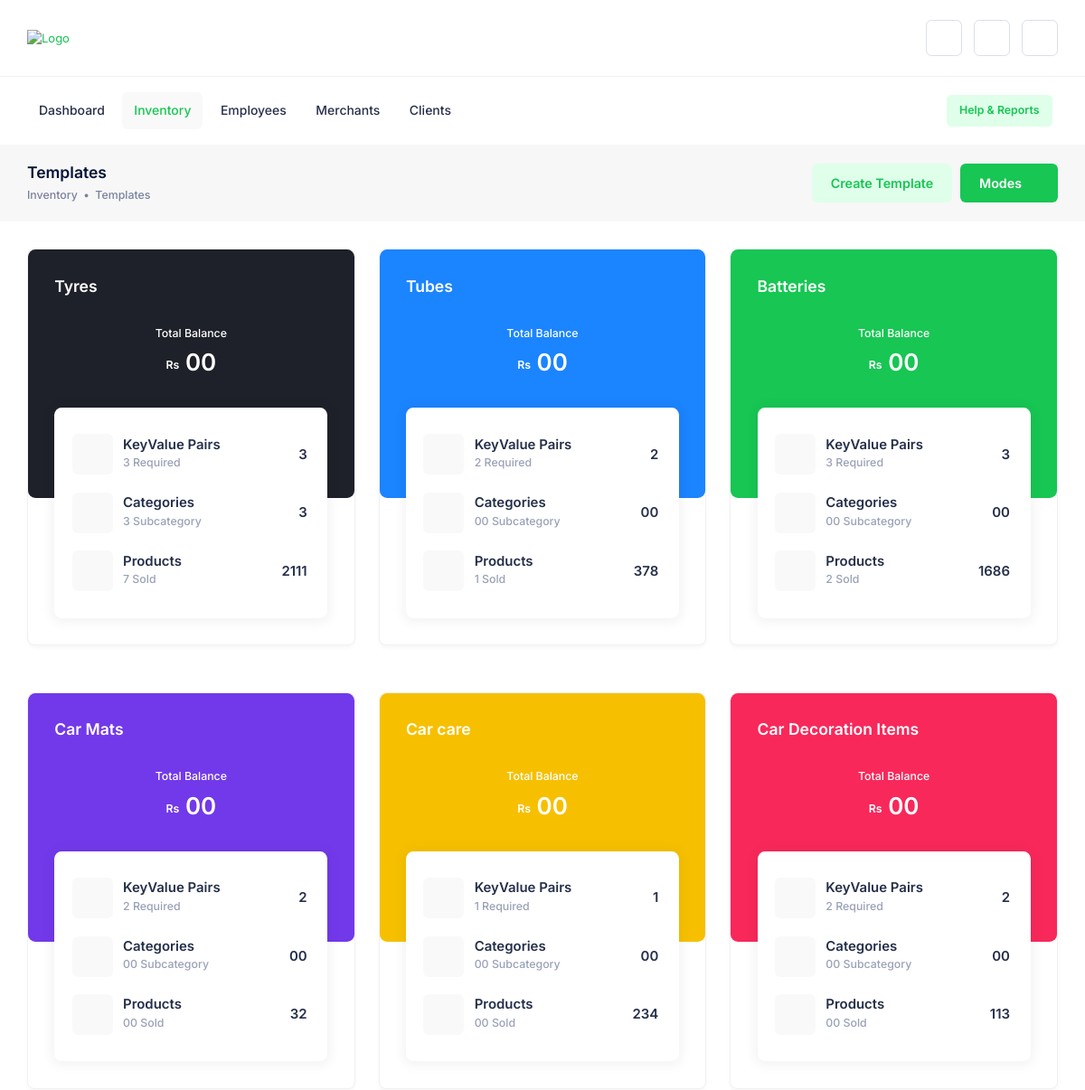
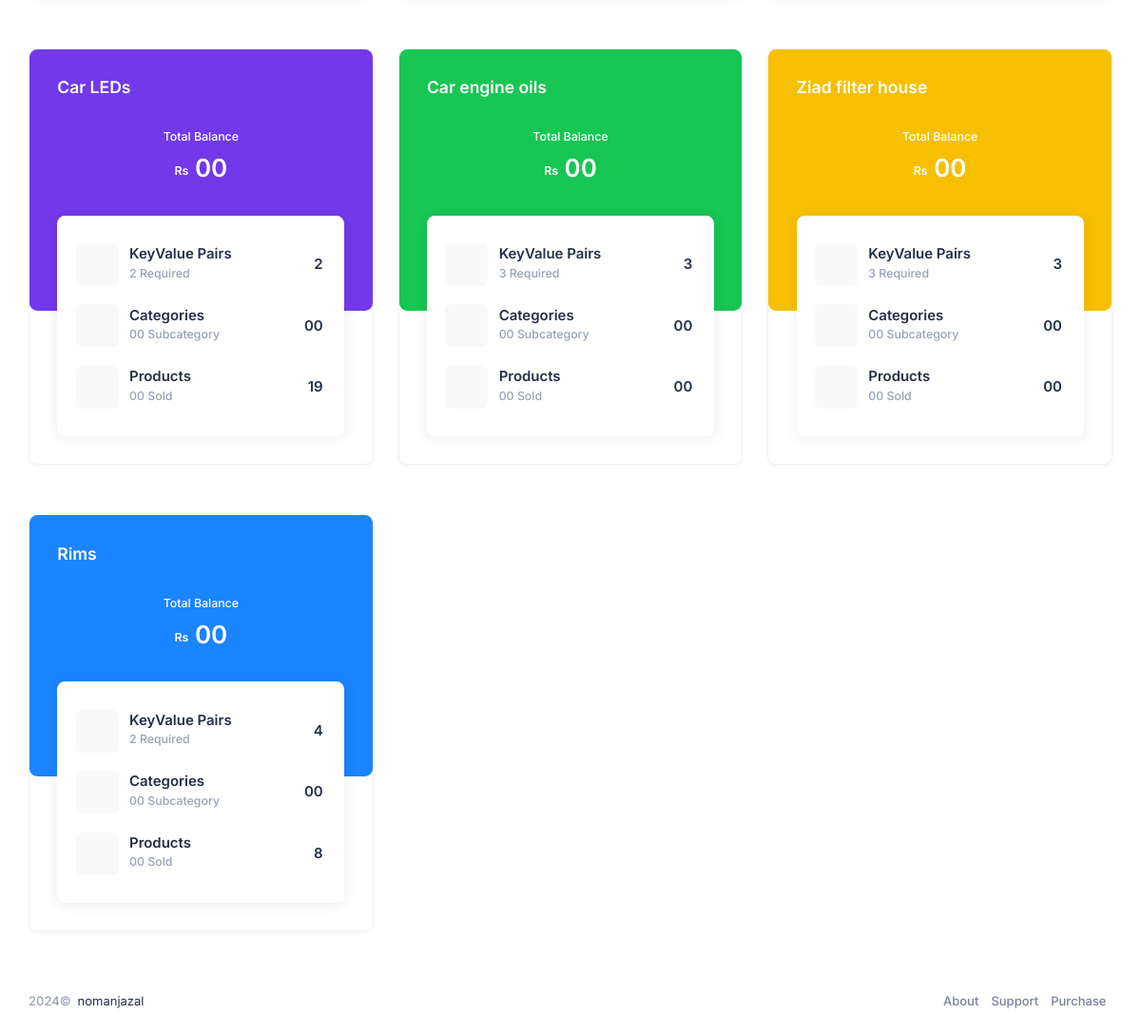
Screenshot of /inventory/templates/ (signed in) with the database file from the repository (2 pictures, top to bottom).
### dashboard/models.py (models this page shows, shortened)
class Template(models.Model):
    type = models.CharField(max_length=50, default="product", blank=True, null=True)
    tem_id = models.CharField(max_length=20, default=generate_tem_uuid, editable=False)
    template_name = models.CharField(max_length=100, default="noname", blank=True, null=True)
    color = models.CharField(max_length=100, blank=True, null=True)
    totalbalance = models.CharField(max_length=100, default="00", blank=True, null=True)
    keyvalue = models.CharField(max_length=100, blank=True, null=True)
    keyvalue_required = models.CharField(max_length=100, blank=True, null=True)
    total_category = models.CharField(max_length=100, default="00", blank=True, null=True)
    total_subcategory = models.CharField(max_length=100, default="00", blank=True, null=True)
    sold_product = models.CharField(max_length=100, default="00", blank=True, null=True)
    total_product = models.CharField(max_length=100, default="00", blank=True, null=True)
    category = models.ManyToManyField(Category, blank=True)
    subcategory = models.ManyToManyField(SubCategory, blank=True)
    stock = models.ForeignKey(Stock, on_delete=models.SET_NULL, blank=True, null=True)
    prod_id = models.CharField(max_length=100, default=generate_prod_uuid, blank=True, null=True)
    title = models.CharField(max_length=100, blank=True, null=True)
    description = models.TextField(blank=True, null=True)
    img = models.FileField(upload_to='products/', blank=True, null=True)
    status = models.CharField(max_length=50, blank=True, null=True)
    base_price_pre = models.CharField(max_length=100, blank=True, null=True)
    base_price_percentage = models.CharField(max_length=50, blank=True, null=True)
    base_price_percentage_sign = models.CharField(max_length=50, blank=True, null=True)
    base_price = models.CharField(max_length=100, blank=True, null=True)
    show_price = models.CharField(max_length=100, blank=True, null=True)
    available_product = models.CharField(max_length=50, default="00", blank=True, null=True)
    sold_product = models.CharField(max_length=50, default="00", blank=True, null=True)
    stock_product = models.CharField(max_length=50, default="00", blank=True, null=True)
    custom_fields = models.ManyToManyField(CustomField, blank=True)
    tags = models.CharField(max_length=255, blank=True, null=True)
    created_at = models.CharField(max_length=100, blank=True, null=True)
    updated_at = models.CharField(max_length=100, blank=True, null=True)

### dashboard/inventory.py (the view)
# urls.py: path('inventory/templates/',inventory.Templates, name="Templates"),
@superadmin_required
def Templates(request):
    templates = Template.objects.filter(type='template')
    return render(request, "dashboard/inventoryPages/templates.html", {'templates':templates})

### accounts/decorator.py (called while the page is built)
def superadmin_required(view_func):
    @wraps(view_func)
    def wrapper(request, *args, **kwargs):
        if request.user.is_authenticated and request.user.is_superuser:
            return view_func(request, *args, **kwargs)
        return redirect('/accounts/signin/')
    return wrapper

### templates/dashboard/inventoryPages/templates.html (shortened to what this page needs)
{% extends 'dashboard/base.html' %}
{% load static %}
{% block bodyContent %}
  <div class="toolbar py-5 py-lg-5" id="kt_toolbar">
    <div id="kt_toolbar_container" class="container-xxl d-flex flex-stack flex-wrap">
      <div class="page-title d-flex flex-column me-3">
        <h1 class="d-flex text-gray-900 fw-bold my-1 fs-3">Templates</h1>
        <ul class="breadcrumb breadcrumb-dot fw-semibold text-gray-600 fs-7 my-1">
          <li class="breadcrumb-item text-gray-600">
            <a href="/inventory/" class="text-gray-600 text-hover-primary">Inventory</a>
          </li>
          <li class="breadcrumb-item text-gray-600">Templates</li>
        </ul>
      </div>
      <div class="d-flex align-items-center py-2 py-md-1">
        <div class="me-3">
        <a href="#" class="btn btn-light-primary fw-bold" data-bs-toggle="modal" data-bs-target="#kt_modal_create_app" id="kt_toolbar_primary_button">Create Template</a>
        </div>
        <a href="#" class="btn btn-primary fw-bold" data-kt-menu-trigger="click" data-kt-menu-placement="bottom-end">Modes<i class="ki-duotone ki-down fs-5 ms-1"></i></a>
      </div>
    </div>
  </div>
  <div id="kt_content_container" class="d-flex flex-column-fluid align-items-start container-xxl">
    <div class="content flex-row-fluid" id="kt_content">
      <div class="row g-5 g-xl-8">
        {% for i in templates %}
          <div class="col-xl-4">
            <div class="card card-xl-stretch mb-xl-8">
              <div class="card-body p-0">
                <div class="px-9 pt-7 card-rounded h-275px w-100 {{ i.color }}">
                  <div class="d-flex flex-stack">
                    <h3 class="m-0 text-white fw-bold fs-3">{{ i.template_name }}</h3>
                    <div class="ms-1">
                      <button type="button" class="btn btn-sm btn-icon btn-color-white btn-active-white border-0 me-n3" data-kt-menu-trigger="click" data-kt-menu-placement="bottom-end">
                        <i class="ki-duotone ki-category fs-6">
                          <span class="path1"></span>
                        </i>
                      </button>
                    </div>
                  </div>
                  <div class="d-flex text-center flex-column text-white pt-8">
                    <span class="fw-semibold fs-7">Total Balance</span>
                    <span class="fw-bold fs-2x pt-1"><span class="fs-7" style="position: relative; top: -2px">Rs</span>  {{ i.totalbalance }}</span>
                  </div>
                </div>
                <div class="bg-body shadow-sm card-rounded mx-9 mb-9 px-6 py-9 position-relative z-index-1" style="margin-top: -100px">
                  <div class="d-flex align-items-center mb-6">
                    <div class="symbol symbol-45px w-40px me-5">
                      <span class="symbol-label bg-lighten">
                        <i class="ki-duotone ki-compass fs-1">
                          <span class="path1"></span>
                        </i>
                      </span>
                    </div>
                    <div class="d-flex align-items-center flex-wrap w-100">
                      <div class="mb-1 pe-3 flex-grow-1">
                        <a href="#" class="fs-5 text-gray-800 text-hover-primary fw-bold">KeyValue Pairs</a>
                        <div class="text-gray-500 fw-semibold fs-7">{{ i.keyvalue_required }} Required</div>
                      </div>
                      <div class="d-flex align-items-center">
                        <div class="fw-bold fs-5 text-gray-800 pe-1">{{ i.keyvalue }}</div>
                      </div>
                    </div>
                  </div>
                  <div class="d-flex align-items-center mb-6">
                    <div class="symbol symbol-45px w-40px me-5">
                      <span class="symbol-label bg-lighten">
                        <i class="ki-duotone ki-element-11 fs-1">
                          <span class="path1"></span>
                        </i>
                      </span>
                    </div>
                    <div class="d-flex align-items-center flex-wrap w-100">
                      <div class="mb-1 pe-3 flex-grow-1">
                        <a href="#" class="fs-5 text-gray-800 text-hover-primary fw-bold">Categories</a>
                        <div class="text-gray-500 fw-semibold fs-7">{{ i.total_subcategory }} Subcategory</div>
                      </div>
                      <div class="d-flex align-items-center">
                        <div class="fw-bold fs-5 text-gray-800 pe-1">{{ i.total_category }}</div>
                      </div>
                    </div>
                  </div>
                  <div class="d-flex align-items-center">
                    <div class="symbol symbol-45px w-40px me-5">
                      <span class="symbol-label bg-lighten">
                        <i class="ki-duotone ki-handcart  fs-1">
                        </i>
                      </span>
                    </div>
                    <div class="d-flex align-items-center flex-wrap w-100">
                      <div class="mb-1 pe-3 flex-grow-1">
                        <a href="#" class="fs-5 text-gray-800 text-hover-primary fw-bold">Products</a>
                        <div class="text-gray-500 fw-semibold fs-7">{{ i.sold_product }} Sold</div>
                      </div>
                      <div class="d-flex align-items-center">
                        <div class="fw-bold fs-5 text-gray-800 pe-1">{{ i.total_product }}</div>
                      </div>
                    </div>
                  </div>
                </div>
              </div>
            </div>
          </div>
        {% endfor %}
      </div>
    </div>
  </div>
{% endblock %}

### templates/dashboard/base.html (shortened to what this page needs)
{% load static %}
<!DOCTYPE html>
<html lang="en">
	<head>
		{% include "dashboard/elements/style.html" %}
	</head>
	<body id="kt_body" class="header-fixed header-tablet-and-mobile-fixed toolbar-enabled">
		<div class="d-flex flex-column flex-root">
			<div class="page d-flex flex-row flex-column-fluid">
				<div class="wrapper d-flex flex-column flex-row-fluid" id="kt_wrapper">
					{% include "dashboard/elements/header.html" %}
        			{% block bodyContent %}{% endblock %}
					{% include "dashboard/elements/footer.html" %}
				</div>
			</div>
		</div>
	</body>
</html>

### templates/dashboard/elements/style.html (shortened to what this page needs)
{% load static %}
<link href="{% static 'assets/plugins/custom/fullcalendar/fullcalendar.bundle.css' %}" rel="stylesheet" type="text/css" />
<link href="{% static 'assets/plugins/custom/datatables/datatables.bundle.css' %}" rel="stylesheet" type="text/css" />
<link href="{% static 'assets/plugins/global/plugins.bundle.css' %}" rel="stylesheet" type="text/css" />
<link href="{% static 'assets/css/style.bundle.css' %}" rel="stylesheet" type="text/css" />

### templates/dashboard/elements/header.html (shortened to what this page needs)
{% load static %}
<div id="kt_header" class="header" data-kt-sticky="true" data-kt-sticky-name="header"
    data-kt-sticky-offset="{default: '200px', lg: '300px'}">
    <div class="container-xxl d-flex flex-grow-1 flex-stack">
        <div class="d-flex align-items-center me-5">
            <a href="/">
                <img alt="Logo" src="{% static 'assets/media/logos/light.png' %}" class="theme-light-show h-55px h-lg-80px"  />
            </a>
        </div>
        <div class="d-flex align-items-center flex-shrink-0">
            <div class="d-flex align-items-center ms-3 ms-lg-4">
                <div class="btn btn-icon btn-color-gray-700 btn-active-color-primary btn-outline btn-active-bg-light w-30px h-30px w-lg-40px h-lg-40px"
                    id="kt_activities_toggle">
                    <i class="ki-duotone ki-notification-status fs-1">
                        <span class="path1"></span>
                    </i>
                </div>
            </div>
            <div class="d-flex align-items-center ms-3 ms-lg-4">
                <a href="#"
                    class="btn btn-icon btn-color-gray-700 btn-active-color-primary btn-outline btn-active-bg-light w-30px h-30px w-lg-40px h-lg-40px"
                    data-kt-menu-trigger="{default:'click', lg: 'hover'}" data-kt-menu-attach="parent"
                    data-kt-menu-placement="bottom-end">
                    <i class="ki-duotone ki-night-day theme-light-show fs-1">
                        <span class="path1"></span>
                    </i>
                </a>
            </div>
            <div class="d-flex align-items-center ms-3 ms-lg-4" id="kt_header_user_menu_toggle">
                <div class="btn btn-icon btn-color-gray-700 btn-active-color-primary btn-outline btn-active-bg-light w-30px h-30px w-lg-40px h-lg-40px"
                    data-kt-menu-trigger="click" data-kt-menu-attach="parent" data-kt-menu-placement="bottom-end">
                    <i class="ki-duotone ki-user fs-1">
                        <span class="path1"></span>
                    </i>
                </div>
            </div>
        </div>
    </div>
    <div class="separator"></div>
    <div class="header-menu-container container-xxl d-flex flex-stack h-lg-75px w-100" id="kt_header_nav">
        <div class="header-menu flex-column flex-lg-row" data-kt-drawer="true" data-kt-drawer-name="header-menu"
            data-kt-drawer-activate="{default: true, lg: false}" data-kt-drawer-overlay="true"
            data-kt-drawer-width="{default:'200px', '300px': '250px'}" data-kt-drawer-direction="start"
            data-kt-drawer-toggle="#kt_header_menu_toggle" data-kt-swapper="true" data-kt-swapper-mode="prepend"
            data-kt-swapper-parent="{default: '#kt_body', lg: '#kt_header_nav'}">
            <div class="menu menu-rounded menu-column menu-lg-row menu-root-here-bg-desktop menu-active-bg menu-state-primary menu-title-gray-800 menu-arrow-gray-500 align-items-stretch flex-grow-1 my-5 my-lg-0 px-2 px-lg-0 fw-semibold fs-6"
                id="#kt_header_menu" data-kt-menu="true">
                <div onclick="window.location.href='/dashboard/'" id="dashboard"
                    class="menu-item menu-here-bg menu-lg-down-accordion me-0 me-lg-2">
                    <span class="menu-link py-3">
                        <span class="menu-title">Dashboard</span>
                    </span>
                </div>
                <div onclick="window.location.href='/inventory/'" id="inventory"
                    class="menu-item menu-lg-down-accordion me-0 me-lg-2">
                    <span class="menu-link py-3">
                        <span class="menu-title">Inventory</span>
                    </span>
                </div>
                <div  onclick="window.location.href='/employees/'" id="employees"
                    class="menu-item menu-lg-down-accordion menu-sub-lg-down-indention me-0 me-lg-2">
                    <span class="menu-link py-3">
                        <span class="menu-title">Employees</span>
                    </span>
                </div>
                <div  onclick="window.location.href='/merchants/'" id="merchants"
                    class="menu-item menu-lg-down-accordion menu-sub-lg-down-indention me-0 me-lg-2">
                    <span class="menu-link py-3">
                        <span class="menu-title">Merchants</span>
                    </span>
                </div>
                <div onclick="window.location.href='/clients/'" id="clients"
                    class="menu-item menu-lg-down-accordion menu-sub-lg-down-indention me-0 me-lg-2">
                    <span class="menu-link py-3">
                        <span class="menu-title">Clients</span>
                    </span>
                </div>
            </div>
            <div class="flex-shrink-0 p-4 p-lg-0 me-lg-2">
                <a href="/help-reports/"
                    class="btn btn-sm btn-light-primary fw-bold w-100 w-lg-auto" data-bs-toggle="tooltip"
                    data-bs-trigger="hover" data-bs-dismiss-="click"
                    title="Website Contact-us content">Help & Reports</a>
            </div>
        </div>
    </div>
</div>

### templates/dashboard/inventoryPages/addTemplate.html (shortened to what this page needs)
{% load static %}

### templates/dashboard/elements/footer.html
<div class="footer py-4 d-flex flex-lg-column" id="kt_footer">
    <div class="container-xxl d-flex flex-column flex-md-row align-items-center justify-content-between">
        <div class="text-gray-900 order-2 order-md-1">
            <span class="text-muted fw-semibold me-1">2024&copy;</span>
            <a href="https://nomanjazal.com/" target="_blank" class="text-gray-800 text-hover-primary">nomanjazal</a>
        </div>
        <ul class="menu menu-gray-600 menu-hover-primary fw-semibold order-1">
            <li class="menu-item">
                <a href="#" target="_blank" class="menu-link px-2">About</a>
            </li>
            <li class="menu-item">
                <a href="#" target="_blank" class="menu-link px-2">Support</a>
            </li>
            <li class="menu-item">
                <a href="#" target="_blank" class="menu-link px-2">Purchase</a>
            </li>
        </ul>
    </div>
</div>

### templates/dashboard/elements/scripts.html (shortened to what this page needs)
{% load static %}

### rows the page displays
Template: template_name "Tyres", totalbalance "00", keyvalue_required "3", keyvalue "3", total_subcategory "3", total_category "3", sold_product "7", total_product "2111"
Template: template_name "Tubes", totalbalance "00", keyvalue_required "2", keyvalue "2", total_subcategory "00", total_category "00", sold_product "1", total_product "378"
Template: template_name "Batteries", totalbalance "00", keyvalue_required "3", keyvalue "3", total_subcategory "00", total_category "00", sold_product "2", total_product "1686"
Template: template_name "Car Mats", totalbalance "00", keyvalue_required "2", keyvalue "2", total_subcategory "00", total_category "00", sold_product "00", total_product "32"
Template: template_name "Car care", totalbalance "00", keyvalue_required "1", keyvalue "1", total_subcategory "00", total_category "00", sold_product "00", total_product "234"
Template: template_name "Car Decoration Items", totalbalance "00", keyvalue_required "2", keyvalue "2", total_subcategory "00", total_category "00", sold_product "00", total_product "113"
Template: template_name "Car LEDs", totalbalance "00", keyvalue_required "2", keyvalue "2", total_subcategory "00", total_category "00", sold_product "00", total_product "19"
Template: template_name "Car engine oils", totalbalance "00", keyvalue_required "3", keyvalue "3", total_subcategory "00", total_category "00", sold_product "00", total_product "00"
Template: template_name "Ziad filter house", totalbalance "00", keyvalue_required "3", keyvalue "3", total_subcategory "00", total_category "00", sold_product "00", total_product "00"
Template: template_name "Rims", totalbalance "00", keyvalue_required "2", keyvalue "4", total_subcategory "00", total_category "00", sold_product "00", total_product "8"
